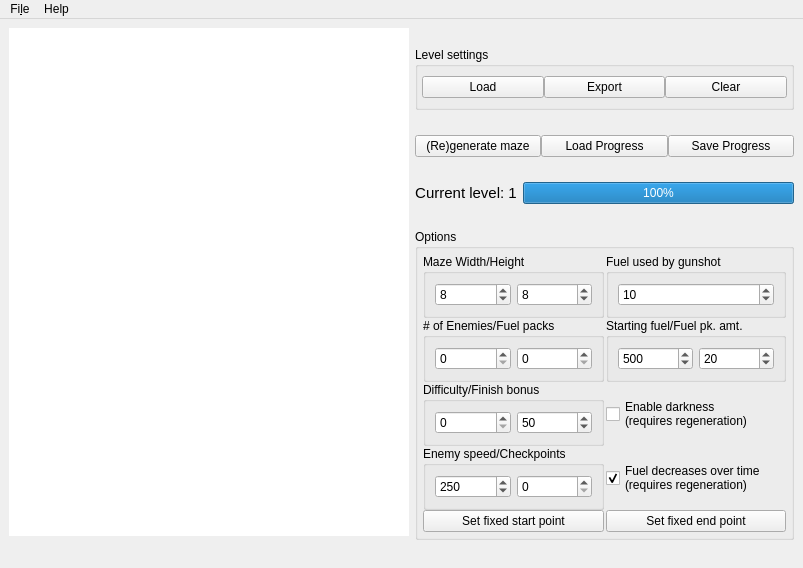
<?xml version="1.0" encoding="UTF-8"?>
<ui version="4.0">
 <class>MazeGame</class>
 <widget class="QMainWindow" name="MazeGame">
  <property name="geometry">
   <rect>
    <x>0</x>
    <y>0</y>
    <width>803</width>
    <height>568</height>
   </rect>
  </property>
  <property name="windowTitle">
   <string>TrulyAmazed Game</string>
  </property>
  <widget class="QWidget" name="centralwidget">
   <property name="autoFillBackground">
    <bool>false</bool>
   </property>
   <layout class="QHBoxLayout" name="horizontalLayout">
    <item>
     <layout class="QVBoxLayout" name="main_vbox">
      <item>
       <widget class="QWidget" name="display" native="true">
        <property name="sizePolicy">
         <sizepolicy hsizetype="MinimumExpanding" vsizetype="Preferred">
          <horstretch>0</horstretch>
          <verstretch>0</verstretch>
         </sizepolicy>
        </property>
        <property name="minimumSize">
         <size>
          <width>400</width>
          <height>400</height>
         </size>
        </property>
        <property name="baseSize">
         <size>
          <width>600</width>
          <height>600</height>
         </size>
        </property>
        <property name="focusPolicy">
         <enum>Qt::StrongFocus</enum>
        </property>
        <property name="styleSheet">
         <string notr="true">background: white</string>
        </property>
       </widget>
      </item>
      <item>
       <widget class="QLabel" name="caption">
        <property name="sizePolicy">
         <sizepolicy hsizetype="Preferred" vsizetype="Maximum">
          <horstretch>0</horstretch>
          <verstretch>0</verstretch>
         </sizepolicy>
        </property>
        <property name="font">
         <font>
          <pointsize>11</pointsize>
         </font>
        </property>
        <property name="text">
         <string/>
        </property>
        <property name="alignment">
         <set>Qt::AlignCenter</set>
        </property>
        <property name="wordWrap">
         <bool>true</bool>
        </property>
       </widget>
      </item>
     </layout>
    </item>
    <item>
     <layout class="QVBoxLayout" name="side_vbox">
      <item>
       <widget class="QGroupBox" name="level_settings_groupbox">
        <property name="sizePolicy">
         <sizepolicy hsizetype="Preferred" vsizetype="Maximum">
          <horstretch>0</horstretch>
          <verstretch>0</verstretch>
         </sizepolicy>
        </property>
        <property name="title">
         <string>Level settings</string>
        </property>
        <layout class="QHBoxLayout" name="horizontalLayout_4">
         <property name="spacing">
          <number>0</number>
         </property>
         <property name="leftMargin">
          <number>4</number>
         </property>
         <property name="rightMargin">
          <number>4</number>
         </property>
         <item>
          <widget class="QPushButton" name="load_levels_button">
           <property name="sizePolicy">
            <sizepolicy hsizetype="Preferred" vsizetype="Maximum">
             <horstretch>0</horstretch>
             <verstretch>0</verstretch>
            </sizepolicy>
           </property>
           <property name="text">
            <string>Load</string>
           </property>
          </widget>
         </item>
         <item>
          <widget class="QPushButton" name="export_levels_button">
           <property name="sizePolicy">
            <sizepolicy hsizetype="Preferred" vsizetype="Maximum">
             <horstretch>0</horstretch>
             <verstretch>0</verstretch>
            </sizepolicy>
           </property>
           <property name="text">
            <string>Export</string>
           </property>
          </widget>
         </item>
         <item>
          <widget class="QPushButton" name="clear_levels_button">
           <property name="sizePolicy">
            <sizepolicy hsizetype="Preferred" vsizetype="Maximum">
             <horstretch>0</horstretch>
             <verstretch>0</verstretch>
            </sizepolicy>
           </property>
           <property name="text">
            <string>Clear</string>
           </property>
          </widget>
         </item>
        </layout>
       </widget>
      </item>
      <item>
       <layout class="QHBoxLayout" name="progress_regen_hbox">
        <property name="spacing">
         <number>0</number>
        </property>
        <item>
         <widget class="QPushButton" name="generate_button">
          <property name="sizePolicy">
           <sizepolicy hsizetype="Preferred" vsizetype="Maximum">
            <horstretch>0</horstretch>
            <verstretch>0</verstretch>
           </sizepolicy>
          </property>
          <property name="toolTip">
           <string>Note: this will automatically clear level settings if any are defined.
To reload a level, use the &quot;Load&quot; button in Level settings below.</string>
          </property>
          <property name="text">
           <string>(Re)generate maze</string>
          </property>
         </widget>
        </item>
        <item>
         <widget class="QPushButton" name="load_progress_button">
          <property name="text">
           <string>Load Progress</string>
          </property>
         </widget>
        </item>
        <item>
         <widget class="QPushButton" name="save_progress_button">
          <property name="text">
           <string>Save Progress</string>
          </property>
         </widget>
        </item>
       </layout>
      </item>
      <item>
       <layout class="QHBoxLayout" name="status_hbox">
        <item>
         <widget class="QLabel" name="current_level_text">
          <property name="sizePolicy">
           <sizepolicy hsizetype="Minimum" vsizetype="Maximum">
            <horstretch>0</horstretch>
            <verstretch>0</verstretch>
           </sizepolicy>
          </property>
          <property name="font">
           <font>
            <pointsize>11</pointsize>
           </font>
          </property>
          <property name="text">
           <string>Current level: 1</string>
          </property>
          <property name="alignment">
           <set>Qt::AlignCenter</set>
          </property>
         </widget>
        </item>
        <item>
         <widget class="QProgressBar" name="fuel_remaining">
          <property name="sizePolicy">
           <sizepolicy hsizetype="MinimumExpanding" vsizetype="Maximum">
            <horstretch>0</horstretch>
            <verstretch>0</verstretch>
           </sizepolicy>
          </property>
          <property name="toolTip">
           <string>Fuel remaining</string>
          </property>
          <property name="maximum">
           <number>500</number>
          </property>
          <property name="value">
           <number>500</number>
          </property>
          <property name="alignment">
           <set>Qt::AlignCenter</set>
          </property>
         </widget>
        </item>
       </layout>
      </item>
      <item>
       <widget class="QGroupBox" name="options_groupbox">
        <property name="sizePolicy">
         <sizepolicy hsizetype="Preferred" vsizetype="Maximum">
          <horstretch>0</horstretch>
          <verstretch>0</verstretch>
         </sizepolicy>
        </property>
        <property name="title">
         <string>Options</string>
        </property>
        <layout class="QGridLayout" name="gridLayout">
         <property name="leftMargin">
          <number>5</number>
         </property>
         <property name="topMargin">
          <number>5</number>
         </property>
         <property name="rightMargin">
          <number>5</number>
         </property>
         <property name="bottomMargin">
          <number>5</number>
         </property>
         <property name="horizontalSpacing">
          <number>2</number>
         </property>
         <property name="verticalSpacing">
          <number>0</number>
         </property>
         <item row="0" column="1">
          <widget class="QGroupBox" name="gunshot_fuel_groupbox">
           <property name="title">
            <string>Fuel used by gunshot</string>
           </property>
           <layout class="QHBoxLayout" name="horizontalLayout_8">
            <item>
             <widget class="QSpinBox" name="gunshot_fuel_spinbox">
              <property name="minimum">
               <number>-99</number>
              </property>
              <property name="value">
               <number>10</number>
              </property>
             </widget>
            </item>
           </layout>
          </widget>
         </item>
         <item row="0" column="0">
          <widget class="QGroupBox" name="mazesize_groupbox">
           <property name="sizePolicy">
            <sizepolicy hsizetype="Preferred" vsizetype="Maximum">
             <horstretch>0</horstretch>
             <verstretch>0</verstretch>
            </sizepolicy>
           </property>
           <property name="title">
            <string>Maze Width/Height</string>
           </property>
           <layout class="QHBoxLayout" name="horizontalLayout_2">
            <item>
             <widget class="QSpinBox" name="width_spinbox">
              <property name="minimum">
               <number>3</number>
              </property>
              <property name="maximum">
               <number>50</number>
              </property>
              <property name="value">
               <number>8</number>
              </property>
             </widget>
            </item>
            <item>
             <widget class="QSpinBox" name="height_spinbox">
              <property name="minimum">
               <number>3</number>
              </property>
              <property name="maximum">
               <number>50</number>
              </property>
              <property name="value">
               <number>8</number>
              </property>
             </widget>
            </item>
           </layout>
          </widget>
         </item>
         <item row="5" column="1">
          <widget class="QPushButton" name="set_static_finish">
           <property name="text">
            <string>Set fixed end point</string>
           </property>
          </widget>
         </item>
         <item row="1" column="0">
          <widget class="QGroupBox" name="fuelpacks_groupbox">
           <property name="title">
            <string># of Enemies/Fuel packs</string>
           </property>
           <layout class="QHBoxLayout" name="horizontalLayout_3">
            <item>
             <widget class="QSpinBox" name="enemies_spinbox"/>
            </item>
            <item>
             <widget class="QSpinBox" name="fuelpacks_spinbox"/>
            </item>
           </layout>
          </widget>
         </item>
         <item row="3" column="1">
          <widget class="QCheckBox" name="enable_fuel">
           <property name="text">
            <string>Fuel decreases over time
(requires regeneration)</string>
           </property>
           <property name="checked">
            <bool>true</bool>
           </property>
          </widget>
         </item>
         <item row="2" column="1">
          <widget class="QCheckBox" name="enable_darkness">
           <property name="text">
            <string>Enable darkness
(requires regeneration)</string>
           </property>
          </widget>
         </item>
         <item row="2" column="0">
          <widget class="QGroupBox" name="mindiff_groupbox">
           <property name="toolTip">
            <string>Minimum difficulty determines the minimum distance between the start and the finish points.
This is incompatible with static starts/finishes and will be ignored if either is set.</string>
           </property>
           <property name="title">
            <string>Difficulty/Finish bonus</string>
           </property>
           <layout class="QHBoxLayout" name="horizontalLayout_5">
            <item>
             <widget class="QSpinBox" name="min_difficulty_spinbox"/>
            </item>
            <item>
             <widget class="QSpinBox" name="finish_bonus_spinbox">
              <property name="maximum">
               <number>10000</number>
              </property>
              <property name="value">
               <number>50</number>
              </property>
             </widget>
            </item>
           </layout>
          </widget>
         </item>
         <item row="5" column="0">
          <widget class="QPushButton" name="set_static_start">
           <property name="text">
            <string>Set fixed start point</string>
           </property>
          </widget>
         </item>
         <item row="1" column="1">
          <widget class="QGroupBox" name="fuelsettings_groupbox">
           <property name="title">
            <string>Starting fuel/Fuel pk. amt.</string>
           </property>
           <layout class="QHBoxLayout" name="horizontalLayout_6">
            <item>
             <widget class="QSpinBox" name="starting_fuel_spinbox">
              <property name="minimum">
               <number>5</number>
              </property>
              <property name="maximum">
               <number>1000000</number>
              </property>
              <property name="value">
               <number>500</number>
              </property>
             </widget>
            </item>
            <item>
             <widget class="QSpinBox" name="fuel_pack_amount_spinbox">
              <property name="minimum">
               <number>1</number>
              </property>
              <property name="maximum">
               <number>10000</number>
              </property>
              <property name="value">
               <number>20</number>
              </property>
             </widget>
            </item>
           </layout>
          </widget>
         </item>
         <item row="3" column="0">
          <widget class="QGroupBox" name="enemysettings_groupbox">
           <property name="title">
            <string>Enemy speed/Checkpoints</string>
           </property>
           <layout class="QHBoxLayout" name="horizontalLayout_7">
            <item>
             <widget class="QSpinBox" name="move_delay_spinbox">
              <property name="sizePolicy">
               <sizepolicy hsizetype="Minimum" vsizetype="Fixed">
                <horstretch>0</horstretch>
                <verstretch>0</verstretch>
               </sizepolicy>
              </property>
              <property name="minimum">
               <number>1</number>
              </property>
              <property name="maximum">
               <number>10000</number>
              </property>
              <property name="value">
               <number>250</number>
              </property>
             </widget>
            </item>
            <item>
             <widget class="QSpinBox" name="checkpoints_spinbox">
              <property name="sizePolicy">
               <sizepolicy hsizetype="Minimum" vsizetype="Fixed">
                <horstretch>0</horstretch>
                <verstretch>0</verstretch>
               </sizepolicy>
              </property>
             </widget>
            </item>
           </layout>
          </widget>
         </item>
        </layout>
       </widget>
      </item>
     </layout>
    </item>
   </layout>
  </widget>
  <widget class="QMenuBar" name="menubar">
   <property name="geometry">
    <rect>
     <x>0</x>
     <y>0</y>
     <width>803</width>
     <height>30</height>
    </rect>
   </property>
   <widget class="QMenu" name="menuFile">
    <property name="title">
     <string>Fi&amp;le</string>
    </property>
    <addaction name="actionQuit"/>
   </widget>
   <widget class="QMenu" name="menuHelp">
    <property name="title">
     <string>Help</string>
    </property>
    <addaction name="actionAbout"/>
   </widget>
   <addaction name="menuFile"/>
   <addaction name="menuHelp"/>
  </widget>
  <action name="actionQuit">
   <property name="text">
    <string>&amp;Quit</string>
   </property>
   <property name="shortcut">
    <string>Esc</string>
   </property>
  </action>
  <action name="actionAbout">
   <property name="text">
    <string>&amp;About</string>
   </property>
  </action>
 </widget>
 <tabstops>
  <tabstop>width_spinbox</tabstop>
  <tabstop>height_spinbox</tabstop>
 </tabstops>
 <resources/>
 <connections/>
</ui>
